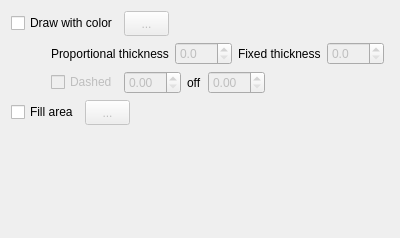
         <widget class="QWidget" name="pgBackground" >
          <property name="geometry" >
           <rect>
            <x>0</x>
            <y>0</y>
            <width>400</width>
            <height>238</height>
           </rect>
          </property>
          <attribute name="label" >
           <string>Background</string>
          </attribute>
          <layout class="QVBoxLayout" name="verticalLayout_9" >
           <item>
            <layout class="QHBoxLayout" >
             <property name="spacing" >
              <number>6</number>
             </property>
             <property name="margin" >
              <number>0</number>
             </property>
             <item>
              <widget class="QCheckBox" name="DrawForeground" >
               <property name="text" >
                <string>Draw with color</string>
               </property>
              </widget>
             </item>
             <item>
              <widget class="QToolButton" name="ForegroundColor" >
               <property name="enabled" >
                <bool>false</bool>
               </property>
               <property name="minimumSize" >
                <size>
                 <width>45</width>
                 <height>25</height>
                </size>
               </property>
               <property name="text" >
                <string>...</string>
               </property>
              </widget>
             </item>
             <item>
              <spacer>
               <property name="orientation" >
                <enum>Qt::Horizontal</enum>
               </property>
               <property name="sizeHint" stdset="0" >
                <size>
                 <width>40</width>
                 <height>20</height>
                </size>
               </property>
              </spacer>
             </item>
            </layout>
           </item>
           <item>
            <layout class="QHBoxLayout" >
             <property name="spacing" >
              <number>6</number>
             </property>
             <property name="margin" >
              <number>0</number>
             </property>
             <item>
              <spacer>
               <property name="orientation" >
                <enum>Qt::Horizontal</enum>
               </property>
               <property name="sizeType" >
                <enum>QSizePolicy::Minimum</enum>
               </property>
               <property name="sizeHint" stdset="0" >
                <size>
                 <width>40</width>
                 <height>20</height>
                </size>
               </property>
              </spacer>
             </item>
             <item>
              <widget class="QLabel" name="label_10" >
               <property name="text" >
                <string>Proportional thickness</string>
               </property>
              </widget>
             </item>
             <item>
              <widget class="QDoubleSpinBox" name="ProportionalForeground" >
               <property name="enabled" >
                <bool>false</bool>
               </property>
               <property name="decimals" >
                <number>1</number>
               </property>
               <property name="singleStep" >
                <double>0.500000000000000</double>
               </property>
              </widget>
             </item>
             <item>
              <widget class="QLabel" name="label_11" >
               <property name="text" >
                <string>Fixed thickness</string>
               </property>
              </widget>
             </item>
             <item>
              <widget class="QDoubleSpinBox" name="FixedForeground" >
               <property name="enabled" >
                <bool>false</bool>
               </property>
               <property name="decimals" >
                <number>1</number>
               </property>
               <property name="singleStep" >
                <double>0.500000000000000</double>
               </property>
              </widget>
             </item>
             <item>
              <spacer>
               <property name="orientation" >
                <enum>Qt::Horizontal</enum>
               </property>
               <property name="sizeHint" stdset="0" >
                <size>
                 <width>40</width>
                 <height>20</height>
                </size>
               </property>
              </spacer>
             </item>
            </layout>
           </item>
           <item>
            <layout class="QHBoxLayout" >
             <property name="spacing" >
              <number>6</number>
             </property>
             <property name="margin" >
              <number>0</number>
             </property>
             <item>
              <spacer>
               <property name="orientation" >
                <enum>Qt::Horizontal</enum>
               </property>
               <property name="sizeType" >
                <enum>QSizePolicy::Minimum</enum>
               </property>
               <property name="sizeHint" stdset="0" >
                <size>
                 <width>40</width>
                 <height>20</height>
                </size>
               </property>
              </spacer>
             </item>
             <item>
              <widget class="QCheckBox" name="ForegroundDashed" >
               <property name="enabled" >
                <bool>false</bool>
               </property>
               <property name="text" >
                <string>Dashed</string>
               </property>
              </widget>
             </item>
             <item>
              <widget class="QDoubleSpinBox" name="ForegroundDashOn" >
               <property name="enabled" >
                <bool>false</bool>
               </property>
              </widget>
             </item>
             <item>
              <widget class="QLabel" name="label_12" >
               <property name="text" >
                <string>off</string>
               </property>
              </widget>
             </item>
             <item>
              <widget class="QDoubleSpinBox" name="ForegroundDashOff" >
               <property name="enabled" >
                <bool>false</bool>
               </property>
              </widget>
             </item>
             <item>
              <spacer>
               <property name="orientation" >
                <enum>Qt::Horizontal</enum>
               </property>
               <property name="sizeHint" stdset="0" >
                <size>
                 <width>40</width>
                 <height>20</height>
                </size>
               </property>
              </spacer>
             </item>
            </layout>
           </item>
           <item>
            <layout class="QHBoxLayout" >
             <property name="spacing" >
              <number>6</number>
             </property>
             <property name="margin" >
              <number>0</number>
             </property>
             <item>
              <widget class="QCheckBox" name="DrawFill" >
               <property name="text" >
                <string>Fill area</string>
               </property>
              </widget>
             </item>
             <item>
              <widget class="QToolButton" name="FillColor" >
               <property name="enabled" >
                <bool>false</bool>
               </property>
               <property name="minimumSize" >
                <size>
                 <width>45</width>
                 <height>25</height>
                </size>
               </property>
               <property name="text" >
                <string>...</string>
               </property>
              </widget>
             </item>
             <item>
              <spacer>
               <property name="orientation" >
                <enum>Qt::Horizontal</enum>
               </property>
               <property name="sizeHint" stdset="0" >
                <size>
                 <width>40</width>
                 <height>20</height>
                </size>
               </property>
              </spacer>
             </item>
            </layout>
           </item>
           <item>
            <spacer name="verticalSpacer_2" >
             <property name="orientation" >
              <enum>Qt::Vertical</enum>
             </property>
             <property name="sizeHint" stdset="0" >
              <size>
               <width>20</width>
               <height>40</height>
              </size>
             </property>
            </spacer>
           </item>
          </layout>
         </widget>
